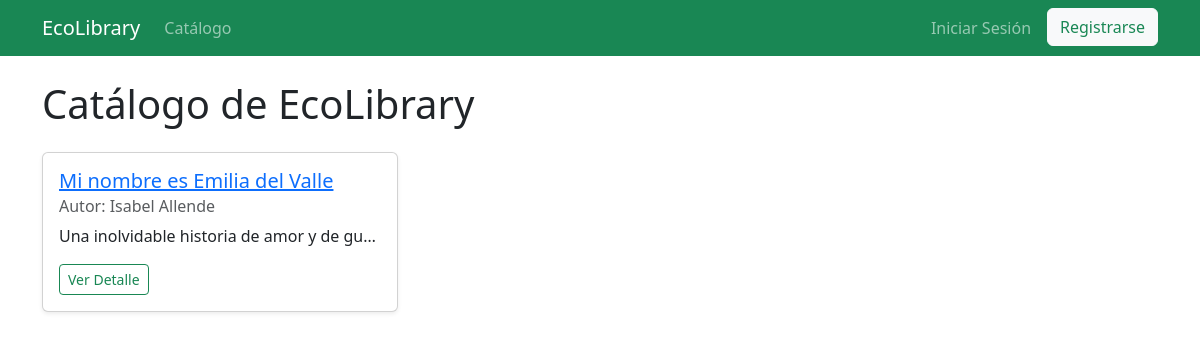
The page / on the database its author committed.
### core/models.py (models this page shows, shortened)
class Libro(models.Model):
    titulo = models.CharField(max_length=200)
    autor = models.CharField(max_length=100)
    descripcion = models.TextField(verbose_name="Descripción breve")
    categoria = models.CharField(max_length=100)
    anio_publicacion = models.PositiveIntegerField(verbose_name="Año de publicación")
    imagen = models.ImageField(upload_to='covers/', blank=True, null=True, verbose_name="Portada del Libro")

### core/views.py (the view)
# urls.py: path('', views.LibroListView.as_view(), name='lista_libros'),
class LibroListView(ListView):
    model = Libro
    template_name = 'core/lista_libros.html'
    context_object_name = 'libros'

### core/templates/core/lista_libros.html (shortened to what this page needs)
{% extends "core/base.html" %}
{% block content %}
<h1 class="mb-4">Catálogo de EcoLibrary</h1>
<div class="row">
    {% for libro in libros %}
    <div class="col-md-4 mb-4">
        <div class="card h-100 shadow-sm">
            <div class="card-body">
                <h5 class="card-title"><a href="{% url 'detalle_libro' pk=libro.pk %}">{{ libro.titulo }}</a></h5>
                <h6 class="card-subtitle mb-2 text-muted">Autor: {{ libro.autor }}</h6>
                <p class="card-text text-truncate">{{ libro.descripcion }}</p>
                <a href="{% url 'detalle_libro' pk=libro.pk %}" class="btn btn-sm btn-outline-success">Ver Detalle</a>
            </div>
        </div>
    </div>
    {% empty %}
    <div class="col-12">
        <div class="alert alert-warning">No hay libros disponibles en el catálogo.</div>
    </div>
    {% endfor %}
</div>
{% endblock %}

### rows shown on the page
Libro: titulo "Mi nombre es Emilia del Valle", autor "Isabel Allende", descripcion "Una inolvidable historia de amor y de gu…"
